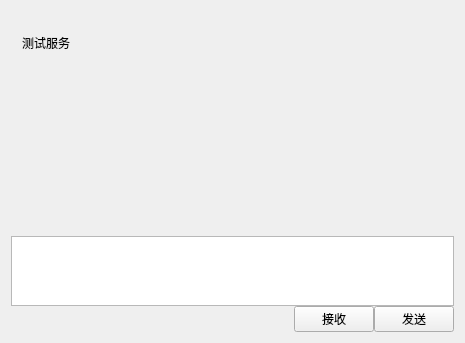
<?xml version="1.0" encoding="UTF-8"?>
<ui version="4.0">
 <class>ChatPage</class>
 <widget class="QWidget" name="ChatPage">
  <property name="geometry">
   <rect>
    <x>0</x>
    <y>0</y>
    <width>465</width>
    <height>343</height>
   </rect>
  </property>
  <property name="windowTitle">
   <string>Form</string>
  </property>
  <layout class="QVBoxLayout" name="verticalLayout">
   <item>
    <widget class="QWidget" name="chat_data_wid" native="true">
     <layout class="QGridLayout" name="gridLayout_2" rowstretch="2,7,1,3,1">
      <property name="leftMargin">
       <number>0</number>
      </property>
      <property name="topMargin">
       <number>0</number>
      </property>
      <property name="rightMargin">
       <number>0</number>
      </property>
      <property name="bottomMargin">
       <number>0</number>
      </property>
      <property name="spacing">
       <number>0</number>
      </property>
      <item row="0" column="0">
       <widget class="QWidget" name="title_wid" native="true">
        <property name="minimumSize">
         <size>
          <width>0</width>
          <height>60</height>
         </size>
        </property>
        <property name="maximumSize">
         <size>
          <width>16777215</width>
          <height>60</height>
         </size>
        </property>
        <layout class="QGridLayout" name="gridLayout">
         <property name="leftMargin">
          <number>11</number>
         </property>
         <property name="topMargin">
          <number>2</number>
         </property>
         <property name="rightMargin">
          <number>2</number>
         </property>
         <property name="bottomMargin">
          <number>2</number>
         </property>
         <property name="horizontalSpacing">
          <number>2</number>
         </property>
         <item row="0" column="0">
          <widget class="QLabel" name="title_lb">
           <property name="minimumSize">
            <size>
             <width>0</width>
             <height>60</height>
            </size>
           </property>
           <property name="maximumSize">
            <size>
             <width>16777215</width>
             <height>60</height>
            </size>
           </property>
           <property name="text">
            <string>测试服务</string>
           </property>
          </widget>
         </item>
        </layout>
       </widget>
      </item>
      <item row="1" column="0">
       <widget class="ChatView" name="send_wid" native="true"/>
      </item>
      <item row="2" column="0">
       <widget class="QWidget" name="tool_wid" native="true">
        <layout class="QHBoxLayout" name="horizontalLayout_3" stretch="4,1,4,42">
         <property name="spacing">
          <number>0</number>
         </property>
         <property name="leftMargin">
          <number>0</number>
         </property>
         <property name="topMargin">
          <number>0</number>
         </property>
         <property name="rightMargin">
          <number>0</number>
         </property>
         <property name="bottomMargin">
          <number>0</number>
         </property>
         <item>
          <widget class="ClickedLabel" name="emo_lb">
           <property name="minimumSize">
            <size>
             <width>30</width>
             <height>30</height>
            </size>
           </property>
           <property name="maximumSize">
            <size>
             <width>35</width>
             <height>35</height>
            </size>
           </property>
           <property name="text">
            <string/>
           </property>
          </widget>
         </item>
         <item>
          <spacer name="horizontalSpacer">
           <property name="orientation">
            <enum>Qt::Orientation::Horizontal</enum>
           </property>
           <property name="sizeHint" stdset="0">
            <size>
             <width>40</width>
             <height>20</height>
            </size>
           </property>
          </spacer>
         </item>
         <item>
          <widget class="ClickedLabel" name="file_lb">
           <property name="minimumSize">
            <size>
             <width>30</width>
             <height>30</height>
            </size>
           </property>
           <property name="maximumSize">
            <size>
             <width>35</width>
             <height>35</height>
            </size>
           </property>
           <property name="text">
            <string/>
           </property>
          </widget>
         </item>
         <item>
          <spacer name="horizontalSpacer_3">
           <property name="orientation">
            <enum>Qt::Orientation::Horizontal</enum>
           </property>
           <property name="sizeHint" stdset="0">
            <size>
             <width>40</width>
             <height>20</height>
            </size>
           </property>
          </spacer>
         </item>
        </layout>
       </widget>
      </item>
      <item row="3" column="0">
       <widget class="QWidget" name="widget_4" native="true">
        <layout class="QGridLayout" name="gridLayout_3">
         <property name="leftMargin">
          <number>0</number>
         </property>
         <property name="topMargin">
          <number>0</number>
         </property>
         <property name="rightMargin">
          <number>0</number>
         </property>
         <property name="bottomMargin">
          <number>0</number>
         </property>
         <property name="spacing">
          <number>0</number>
         </property>
         <item row="0" column="0">
          <widget class="QTextEdit" name="chatEdit">
           <property name="maximumSize">
            <size>
             <width>16777215</width>
             <height>150</height>
            </size>
           </property>
          </widget>
         </item>
        </layout>
       </widget>
      </item>
      <item row="4" column="0">
       <widget class="QWidget" name="widget_5" native="true">
        <layout class="QHBoxLayout" name="horizontalLayout_4">
         <property name="spacing">
          <number>0</number>
         </property>
         <property name="leftMargin">
          <number>0</number>
         </property>
         <property name="topMargin">
          <number>0</number>
         </property>
         <property name="rightMargin">
          <number>0</number>
         </property>
         <property name="bottomMargin">
          <number>0</number>
         </property>
         <item>
          <spacer name="horizontalSpacer_4">
           <property name="orientation">
            <enum>Qt::Orientation::Horizontal</enum>
           </property>
           <property name="sizeHint" stdset="0">
            <size>
             <width>194</width>
             <height>20</height>
            </size>
           </property>
          </spacer>
         </item>
         <item>
          <widget class="ClickedBtn" name="receive_btn">
           <property name="text">
            <string>接收</string>
           </property>
          </widget>
         </item>
         <item>
          <widget class="ClickedBtn" name="send_btn">
           <property name="text">
            <string>发送</string>
           </property>
          </widget>
         </item>
        </layout>
       </widget>
      </item>
     </layout>
    </widget>
   </item>
  </layout>
 </widget>
 <customwidgets>
  <customwidget>
   <class>ClickedBtn</class>
   <extends>QPushButton</extends>
   <header location="global">clickedbtn.h</header>
  </customwidget>
  <customwidget>
   <class>ClickedLabel</class>
   <extends>QLabel</extends>
   <header>clickedlabel.h</header>
  </customwidget>
  <customwidget>
   <class>ChatView</class>
   <extends>QWidget</extends>
   <header>chatview.h</header>
   <container>1</container>
  </customwidget>
 </customwidgets>
 <resources/>
 <connections/>
</ui>
